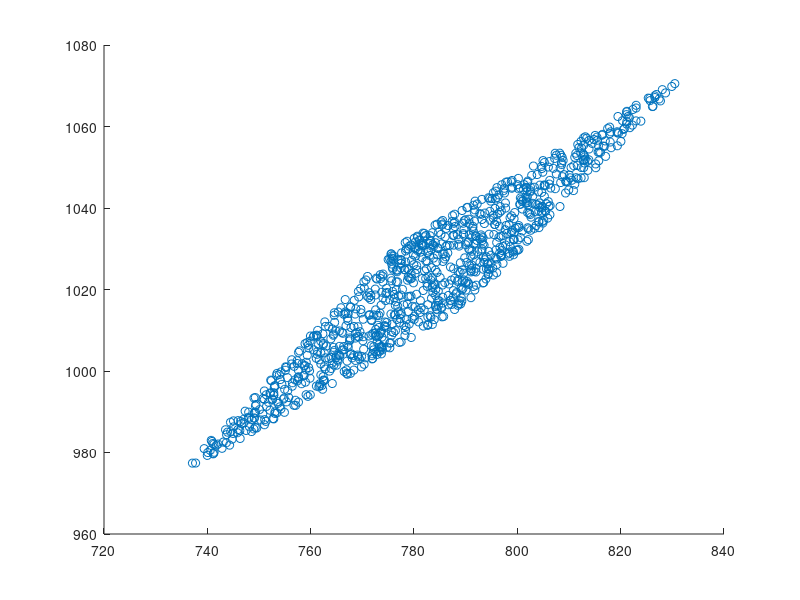

Write MATLAB code to recreate this figure. (Note: this script raises an error after producing the figure.)
clear; close all;

% Signal specification
p1_limit = [10 80];
p2_limit = [1210 1280];
N = 1000;

% Generation
p1 = unifrnd(p1_limit(1), p1_limit(2), 1, N);
p2 = unifrnd(p2_limit(1), p2_limit(2), 1, N);

% Plot original signal
scatter(p1, p2);

% Mixing
source = [p1;p2];
A = [0.8 0.6;
     0.6 0.8];
mixed = A * source;

% Plot mixed
scatter(mixed(1,:), mixed(2,:));

% PCA
[processed_source, W, E] = PCA(mixed, false);

% Transform
processed_source = W * processed_source;

% Plot transformed
scatter(processed_source(1,:), processed_source(2,:));
hold on;

